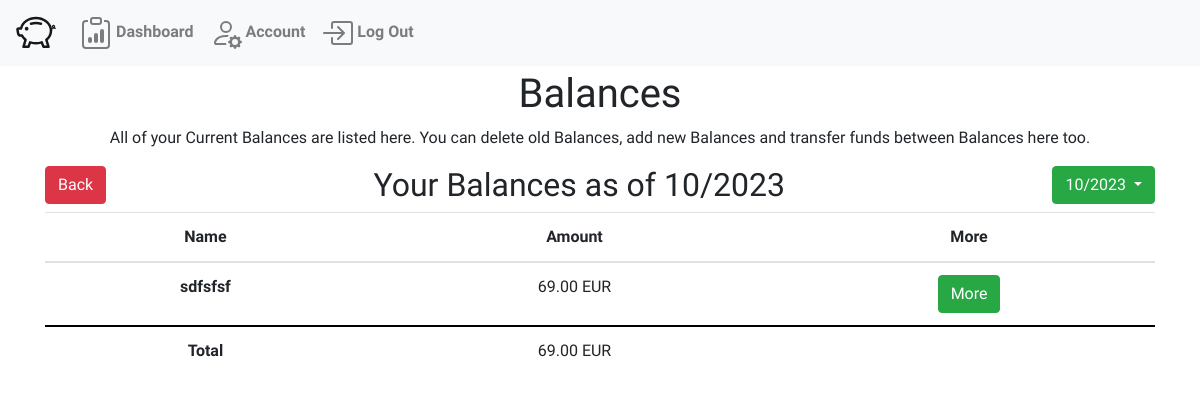
The page /balances (signed in) on the database as committed earlier.
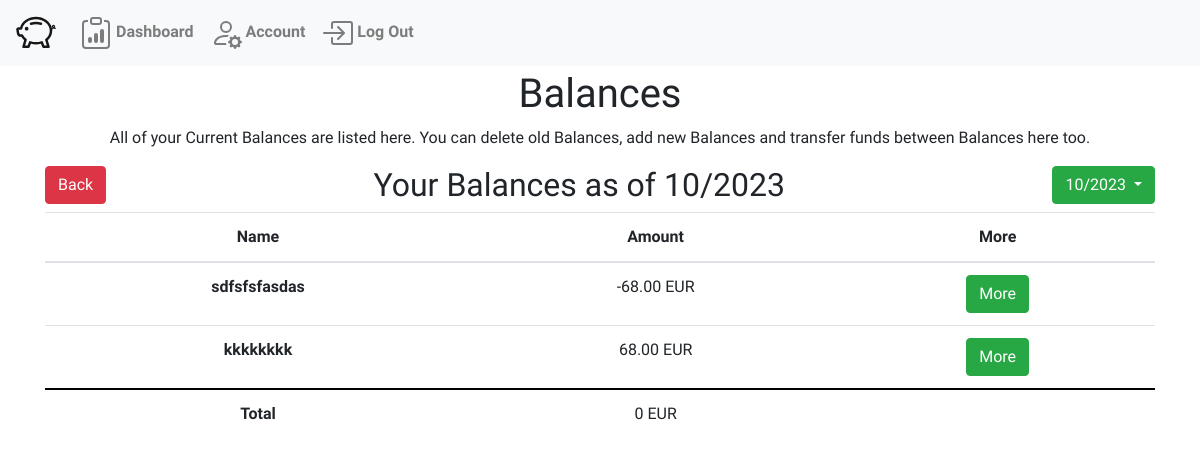
The same page on the database as committed later.
### WalletWise/models.py (models this page shows, shortened)
class Funds(models.Model):
    budget = models.ForeignKey("MonthBudget",related_name="funds", on_delete=models.CASCADE)
    title = models.CharField(max_length=64)
    amount = models.DecimalField(decimal_places=2, max_digits=20)
    defaultOwner = models.ForeignKey("User", related_name="defaultFunds", on_delete=models.DO_NOTHING, default=None, null=True)

class MonthBudget(models.Model):
    dashboard = models.ForeignKey("Dashboard", on_delete=models.CASCADE, related_name="months")
    date = models.DateField(auto_now_add=True)
    @property
    def all_funds(self):
        total_amount = Decimal(0)
        if self.funds.aggregate(amount_sum=models.Sum('amount'))['amount_sum']:
            total_amount = self.funds.aggregate(amount_sum=models.Sum('amount'))['amount_sum']
        return Decimal(total_amount).quantize(Decimal('0.00'), rounding=ROUND_DOWN) or 0  # Return 0 if no funds are associated
    @property
    def month(self):
        return self.date.month
    @property
    def year(self):
        return self.date.year

### WalletWise/views.py (the view)
# urls.py: path("balances", views.balances, name="balances"),
def balances(request):
    answer = viewsHelpers.getCurrentBudget(request)
    return render(request, "WalletWise/balances.html", {
        'user': answer["user"],
        'budget': answer["currentBudget"],
        'dashboard' : answer["dashboard"]
    })

### WalletWise/viewsHelpers.py (called while the page is built)
def getCurrentBudget(request):
    user = request.user
    try:
        dashboard = Dashboard.objects.get(owner=user)
    except:
        dashboard = Dashboard.objects.create(owner=user)
    budgets = dashboard.months.all()
    currentBudget = ""
    for budget in budgets:
        if timezone.datetime.now().month == budget.month and timezone.datetime.now().year == budget.year:
            currentBudget = budget
            break
    if currentBudget == "":
        currentBudget = createBudget(dashboard)
    return {
        'currentBudget' : currentBudget,
        'user' : user,
        'dashboard' : dashboard
    }

### WalletWise/templates/WalletWise/balances.html (shortened to what this page needs)
{% extends "WalletWise/layout.html" %}
{% block body %}
<div class="container text-center">
    <h1>Balances</h1>
    <p>All of your Current Balances are listed here. You can delete old Balances, add new Balances and transfer funds between Balances here too.</p>
    <a style="float: left;" class="btn btn-danger" href="{% url 'dashboard' %}" role="button">Back</a>
    <h2 style="display: inline-block;">Your Balances as of {{budget.month}}/{{budget.year}}</h2>
    <div style="float: right;" class="dropdown">
        <button class="btn btn-success dropdown-toggle" type="button" id="dropdownMenuButton" data-bs-toggle="dropdown" aria-haspopup="true" aria-expanded="false">
            {{budget.month}}/{{budget.year}}
        </button>
    </div>
    <table class="table">
        <thead>
            <tr>
                <th scope="col">Name</th>
                <th scope="col">Amount</th>
                <th scope="col">More</th>
            </tr>
        </thead>
        <tbody>
            {% for balance in budget.funds.all %}
            <tr>
                <th scope="row">{{balance.title}}</th>
                <td>{{balance.amount}} EUR</td>
                <td><a class="btn btn-success" href="{% url 'balance' id=balance.id %}" role="button">More</a></td>
            </tr>
            {% endfor %}
        </tbody>
        <tfoot>
            <th scope="row">Total</th>
            <td>{{budget.all_funds}} EUR</td>
            <td></td>
        </tfoot>
    </table>
</div>
{% endblock %}

Rows that differ between the two databases and show on the page:
computed for MonthBudget: all_funds "69.00" → "0"
changed Funds: title "sdfsfsf" → "sdfsfsfasdas"; amount "69.00" → "-68.00"
added Funds: title "kkkkkkkk", amount "68.00"
